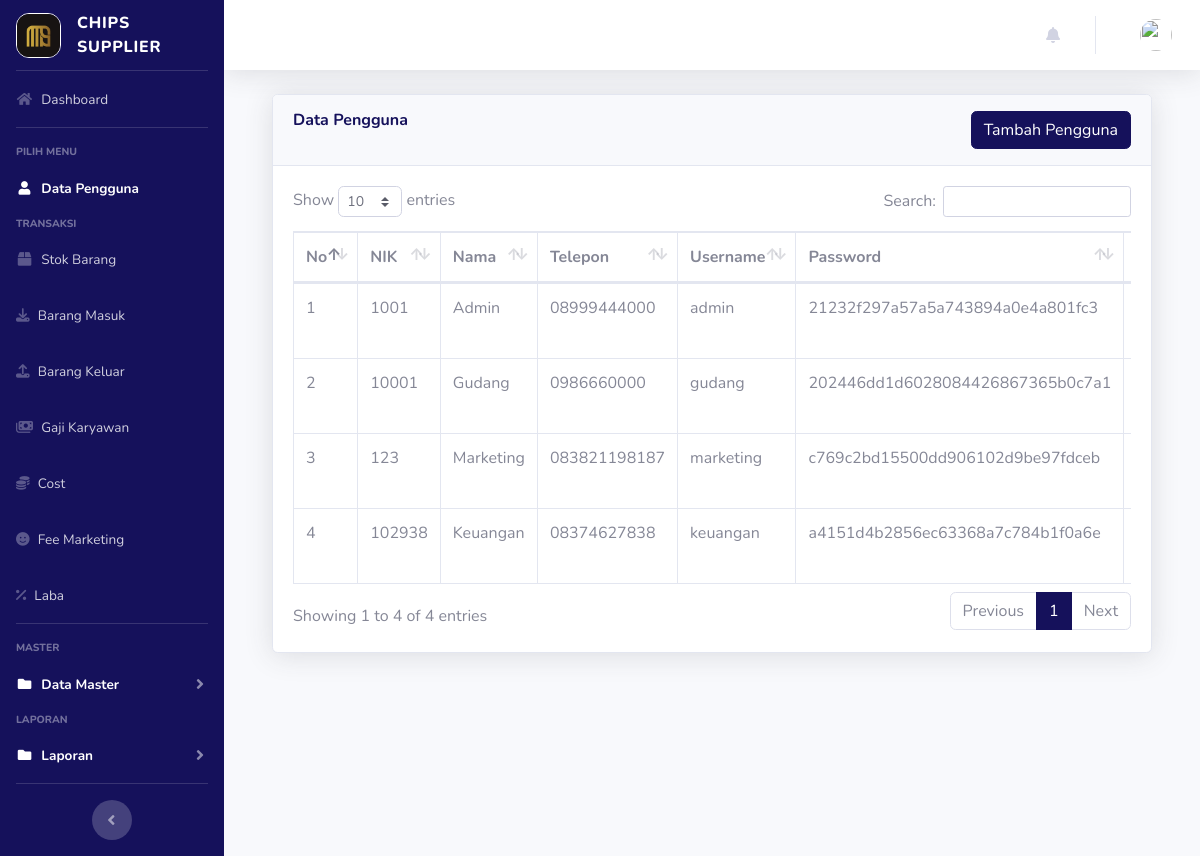
Page /index.php?page=pengguna (signed in) on the committed database.
### tables this page shows
CREATE TABLE `users` (
  `id` int NOT NULL AUTO_INCREMENT,
  `nik` varchar(10) NOT NULL,
  `nama` varchar(100) NOT NULL,
  `alamat` varchar(200) NOT NULL,
  `telepon` varchar(100) NOT NULL,
  `username` varchar(100) NOT NULL,
  `password` varchar(100) NOT NULL,
  `level` varchar(25) NOT NULL DEFAULT 'member',
  `foto` varchar(25) NOT NULL,
  `gaji` bigint DEFAULT NULL,
  PRIMARY KEY (`id`)
);

### page/pengguna/pengguna.php (the view, shortened to what this page needs)
<div class="container-fluid">
  <div class="card shadow mb-4">
    <div class="card-header py-3" style="display: flex; justify-content: space-between;">
      <h6 class="m-0 font-weight-bold text-primary">Data Pengguna</h6>
      <a href="?page=pengguna&aksi=tambahpengguna" class="btn btn-primary" >Tambah Pengguna</a>
           </div>
           <div class="card-body">
             <div class="table-responsive">
               <table class="table table-bordered" id="dataTable" width="100%" cellspacing="0">
               <thead>
                                       <tr>
										<th>No</th>
										<th>NIK</th>
										<th>Nama</th>
										<th>Telepon</th>
										<th>Username</th>
                                           <th>Password</th>
                                           <th>Level</th>
                                       </tr>
									</thead>
                 <tbody>
                   <?php
								$no = 1;
								$sql = $koneksi->query("select * from users");
								while ($data = $sql->fetch_assoc()) {
								?>
                                       <tr>
                                           <td><?php echo $no++; ?></td>
										<td><?php echo $data['nik'] ?></td>
										<td><?php echo $data['nama'] ?></td>
										<td><?php echo $data['telepon'] ?></td>
                                           <td><?php echo $data['username'] ?></td>
										<td><?php echo $data['password'] ?></td>
										<td><?php echo $data['level'] ?></td>
                                       </tr>
								<?php }?>
									   </tbody>
                               </table>
             </div>
           </div>
         </div>
       </div>

### rows in the picture
users: nik "1001", nama "Admin", telepon "08999444000", username "admin", password "21232f297a57a5a743894a0e4a801fc3"
users: nik "10001", nama "Gudang", telepon "0986660000", username "gudang", password "202446dd1d6028084426867365b0c7a1"
users: nik "123", nama "Marketing", telepon "083821198187", username "marketing", password "c769c2bd15500dd906102d9be97fdceb"
users: nik "102938", nama "Keuangan", telepon "08374627838", username "keuangan", password "a4151d4b2856ec63368a7c784b1f0a6e"
